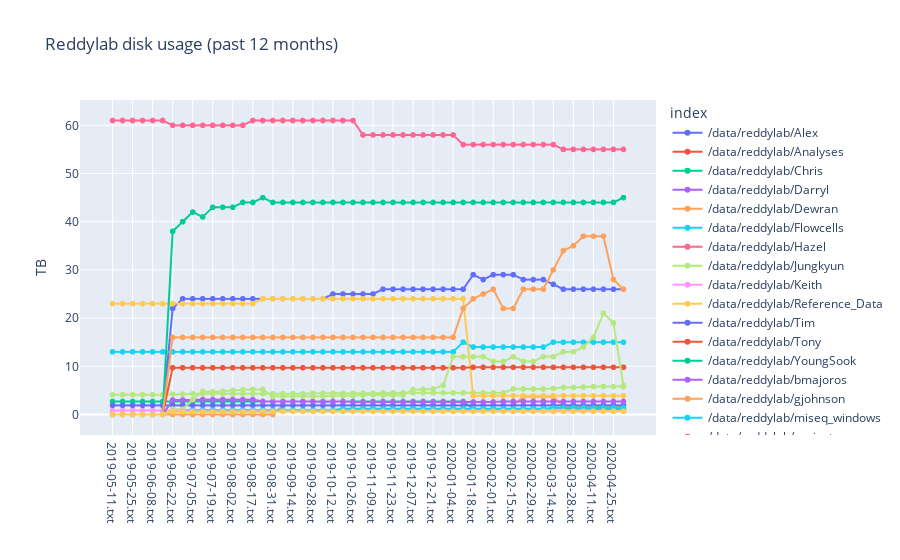

This figure's notebook cell:
### Markdown cell above
### HARDAC disk usage over time

### Code cell
# Plot with plotly
fig = px.scatter(res_melted, 
              x="variable", 
              y="value",
              color='index',
              title='Reddylab disk usage (past %d months)' % number_of_last_months)
fig.update_layout(xaxis_title = '', yaxis_title = 'TB')
for ii in range(len(fig.data)):
    fig.data[ii].update(mode='markers+lines')
fig.show()
